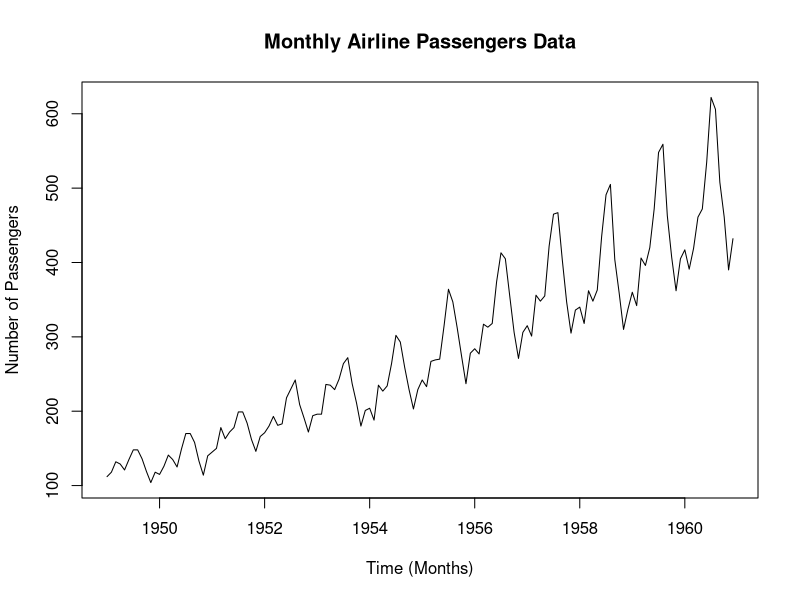
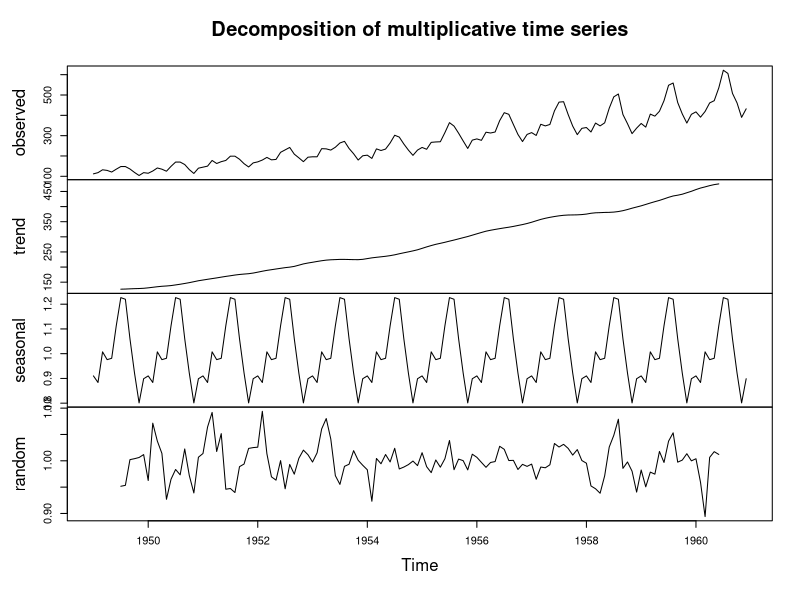
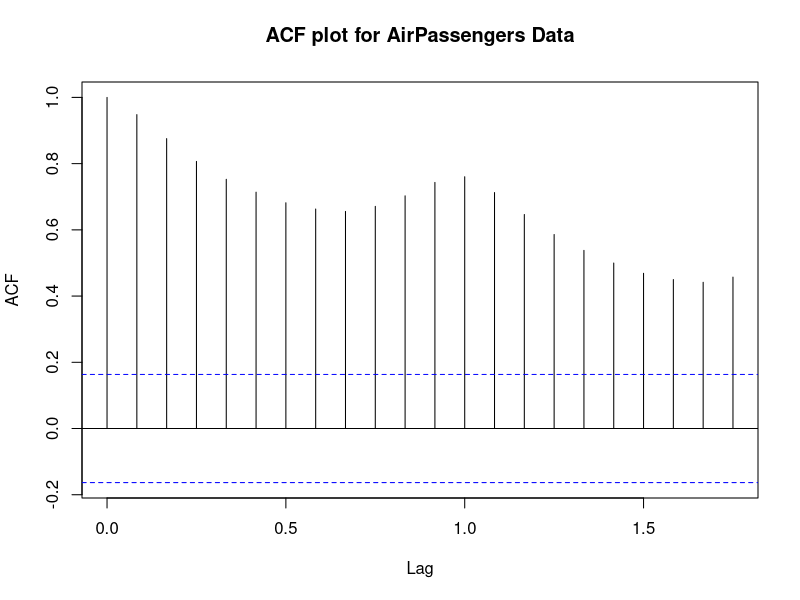
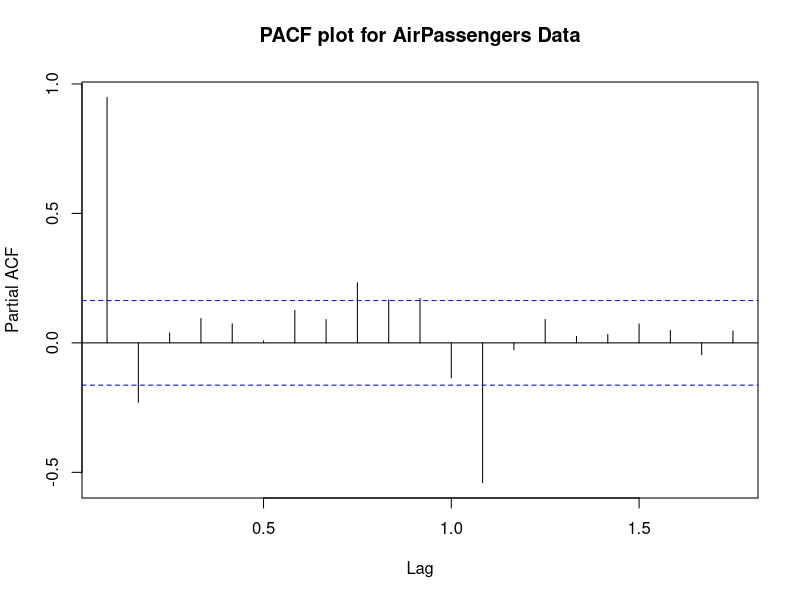
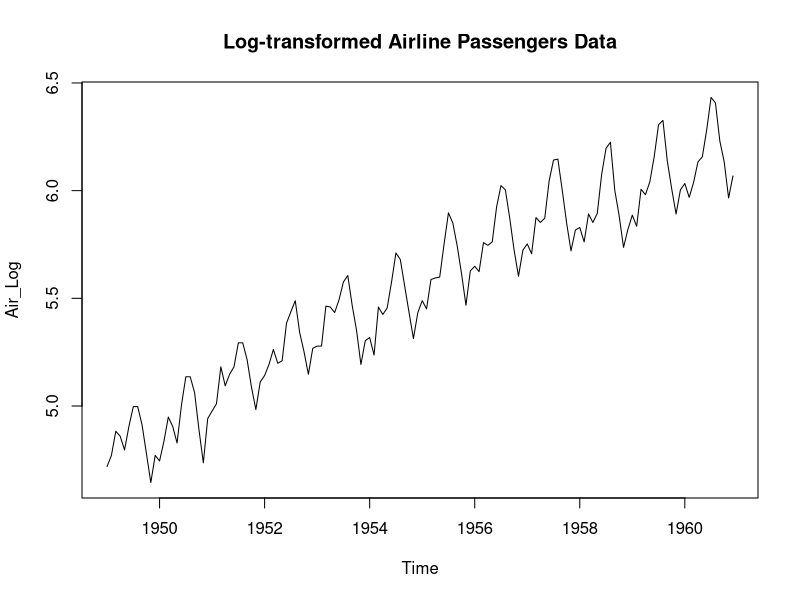
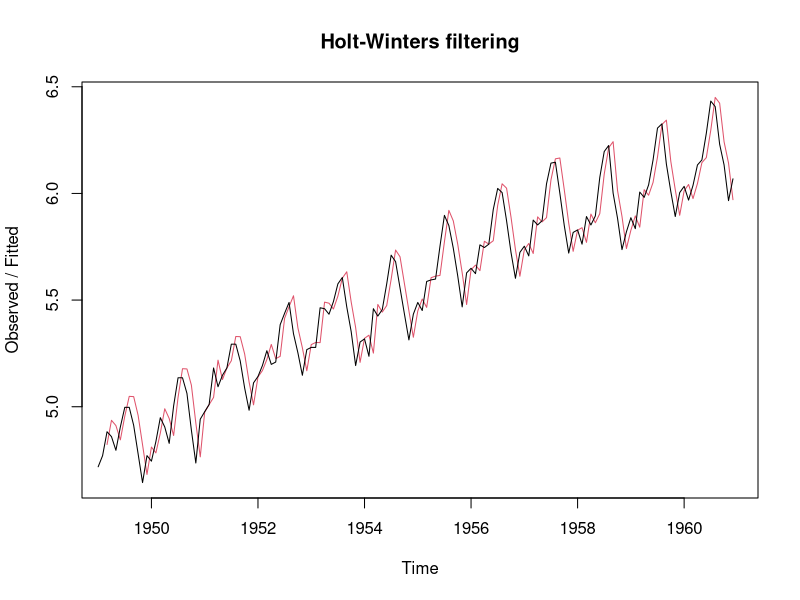
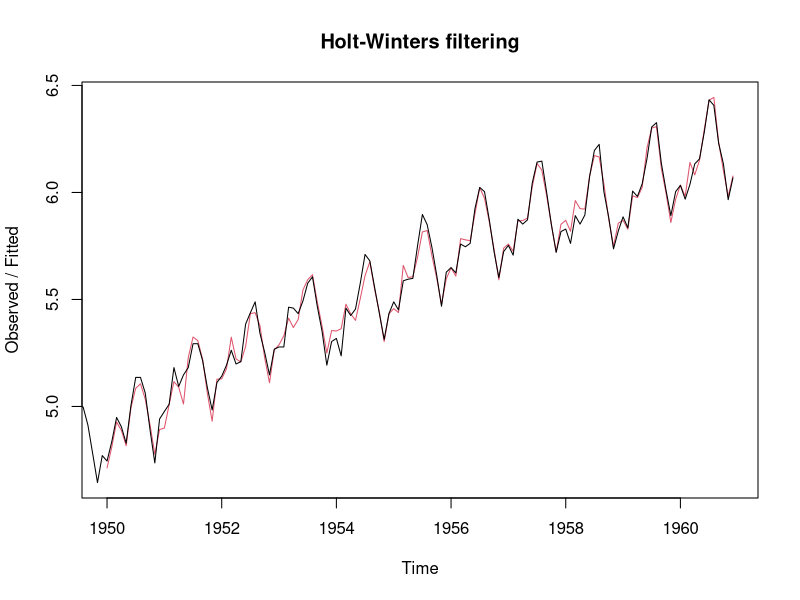
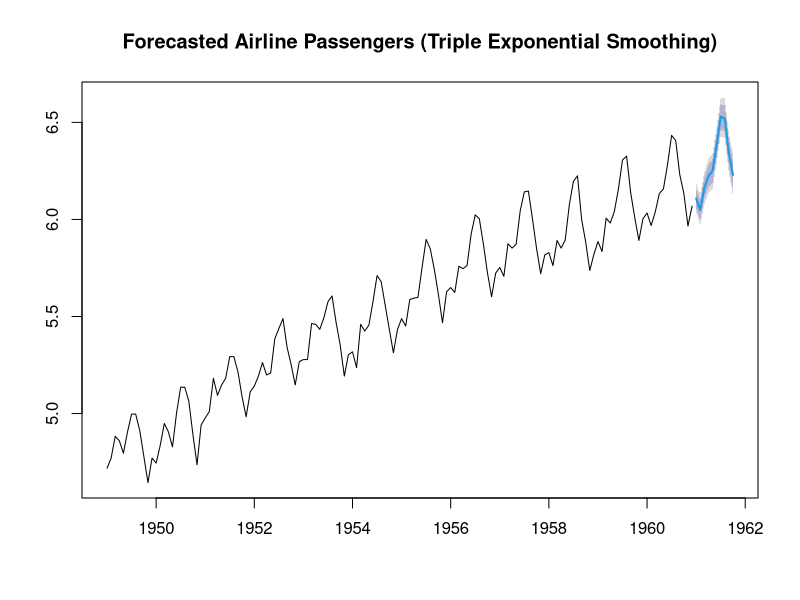

The R source for these figures, in order:
# Consider the "AirPassengers" data from the R library and write the R program to forecast the
# monthly airline passenger numbers for the next 12 months.
# Clear all previous variables from the environment
rm(list=ls(all=TRUE))

# Load necessary libraries for time series analysis and forecasting
library(tseries)    # For stationarity tests like KPSS
library(forecast)   # For ARIMA, Holt-Winters, and forecasting
library(TTR)        # For moving average and other technical indicators (not used directly here)
library(lmtest)     # For various hypothesis tests (also not directly used here)

# Step 1: Load and plot the AirPassengers dataset
# Load the built-in AirPassengers dataset, which contains monthly airline passenger numbers from 1949-1960.
data("AirPassengers")
force(AirPassengers)  # Force loading of the data

# Visualizing the time series data
plot(AirPassengers, main="Monthly Airline Passengers Data", ylab="Number of Passengers", xlab="Time (Months)")

# Step 2: Time Series Decomposition
# Decompose the AirPassengers data into seasonal, trend, and random components
# We use a multiplicative decomposition because the seasonality seems to scale with the trend
AirPassengers_decompose <- decompose(AirPassengers, type="multiplicative")
AirPassengers_decompose  # Display the decomposition result

# Plot the decomposition to see the seasonal, trend, and residual components
plot(AirPassengers_decompose)

# Step 3: Checking for Stationarity
# Check if the series is stationary or non-stationary using ACF and PACF
# ACF (AutoCorrelation Function) helps us understand the autocorrelations at different lags
acf(AirPassengers, main="ACF plot for AirPassengers Data")

# PACF (Partial AutoCorrelation Function) shows the partial correlations, which help in model selection
pacf(AirPassengers, main="PACF plot for AirPassengers Data")

# Perform the KPSS (Kwiatkowski-Phillips-Schmidt-Shin) test for stationarity
# A p-value > 0.05 indicates that the series is stationary, while p-value < 0.05 indicates non-stationarity
kpss.test(AirPassengers)

# Step 4: Transformation of Data (Log Transformation)
# Often, we apply a transformation (like log) to stabilize variance in the data
# Here, we use a logarithmic transformation to deal with increasing variance over time
Air_Log <- log(AirPassengers)
plot(Air_Log, main="Log-transformed Airline Passengers Data")  # Visualize the log-transformed series

# Step 5: Model Identification
# We now try different models to forecast the data. We start with Holt-Winters models (Exponential Smoothing).

# **Double Exponential Smoothing (No Seasonal Component)**:
# Double exponential smoothing is used for data with trends but no seasonality
AirPassengers_Holtwinter2 <- HoltWinters(log(AirPassengers), gamma=F)  # Disable seasonal component
AirPassengers_Holtwinter2  # Display model details
AirPassengers_Holtwinter2$SSE  # Display the sum of squared errors (SSE) for the model
plot(AirPassengers_Holtwinter2)  # Plot the fitted model and the data

# **Triple Exponential Smoothing (Including Seasonal Component)**:
# Triple exponential smoothing accounts for both trends and seasonal variations in the data
AirPassengers_Holtwinter3 <- HoltWinters(log(AirPassengers))  # Enable seasonal component (gamma = TRUE by default)
AirPassengers_Holtwinter3  # Display model details
AirPassengers_Holtwinter3$SSE  # Display the sum of squared errors (SSE) for this model
plot(AirPassengers_Holtwinter3)  # Plot the fitted model with seasonal component

# Step 6: Model Estimation
# The Holt-Winters model has already been estimated above (in step 5). Here, we ensure that it is computed and ready to use.
AirPassengers_Holtwinter3  # Display the estimated model for triple exponential smoothing

# Step 7: Forecasting Using Triple Exponential Smoothing
# Use the fitted model to forecast the next 10 months (h = 10)
ForecastFinal <- forecast(AirPassengers_Holtwinter3, h=10)
ForecastFinal  # Display the forecast values for the next 10 months

# Plot the forecast for the next 10 months, including the original series and the forecasted values
plot(ForecastFinal, main="Forecasted Airline Passengers (Triple Exponential Smoothing)")

# Step 8: Comparison with Double Exponential Smoothing
# Forecast using the double exponential smoothing model (no seasonal component)
ForecastDummy <- forecast(AirPassengers_Holtwinter2, h=10)

# Plot the forecast from the double exponential smoothing model
plot(ForecastDummy, main="Forecasted Airline Passengers (Double Exponential Smoothing)")
